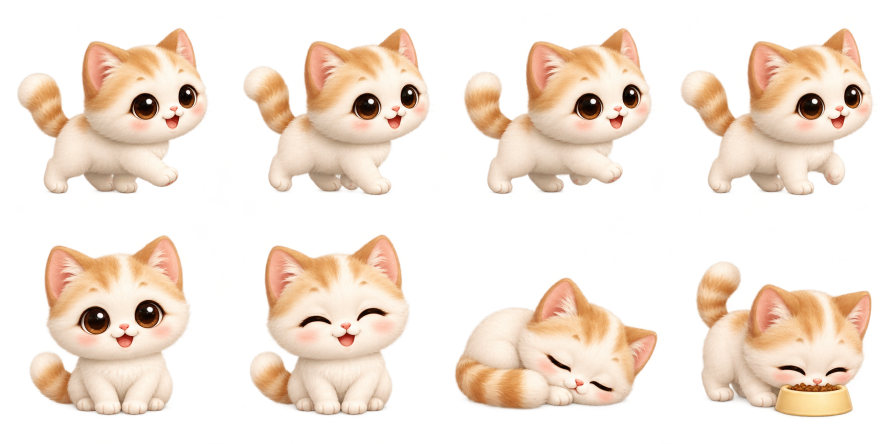
#> input picture assets/cat.png, 1774 x 887 px (shown at 1/2 size)
$ python -i render_cursor_reach_review.py   (imports and definitions only)
#> lines starting #> are read from the running program, lines starting #| are printed output that depends on the picture
#!/usr/bin/env python3
"""Review the production C++ pointer reach at its actual display size.

The source is the exact canonical frame4 rectangle, cleaned with the same
alpha threshold as LoadAtlasResource. Pillow transports premultiplied pixels
and composites the contact boards. This is a portable diagnostic rendering,
not a Windows desktop recording or a substitute for visual art approval.
"""
from pathlib import Path
import argparse
import ctypes
import hashlib
import json
import math
import subprocess

from PIL import Image, ImageDraw

ROOT = Path(__file__).resolve().parents[1]
SOURCE_RECT = (56, 468, 385, 834)
SOURCE_SIZE = (151, 168)
MOMENTS = (0, 280, 520, 700, 1000, 1300, 1550)
COATS = (('Cream', 'assets/cat.png'), ('Tuxedo', 'assets/styled-sprites/c8-r101.png'), ('OddEye', 'assets/styled-sprites/c10-r101.png'))
KINDS = ('Tiptoe', 'BothPaws')


def canonical_crop(path):
#> called with path = '../assets/cat.png'
    source = Image.open(path).convert('RGBA').crop(SOURCE_RECT)
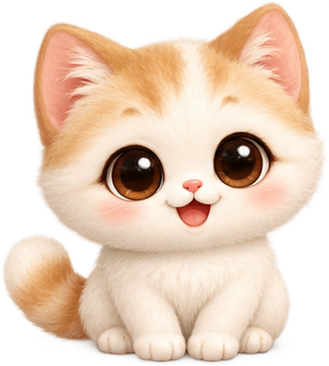
#> source: PIL image 329x366 RGBA; mean R, G, B, A 182.8, 156.4, 129.7, 175.9; transparent parts drawn white
    raw = bytearray(source.tobytes())
    for index in range(0, len(raw), 4):
        if raw[index + 3] <= 16:
            raw[index:index + 4] = b'\0\0\0\0'
#> this loop made 120414 passes
#> index on passes 2 to 4: 4, 8, 12
    source = Image.frombytes('RGBA', source.size, bytes(raw))
    # Resample premultiplied pixels to avoid transparent RGB fringe halos.
    return source.convert('RGBa').resize(SOURCE_SIZE, Image.Resampling.LANCZOS)
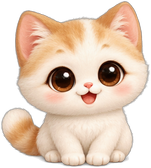
#> returned value: PIL image 151x168 RGBa; mean R, G, B, A 155.3, 132.3, 113.6, 175.8; transparent parts drawn white


# [136 lines left out: function main, not called in this run]


# [2 lines not run here, left out]

>>> result = canonical_crop('../assets/cat.png')

$ run again, on assets/companion-poses.png
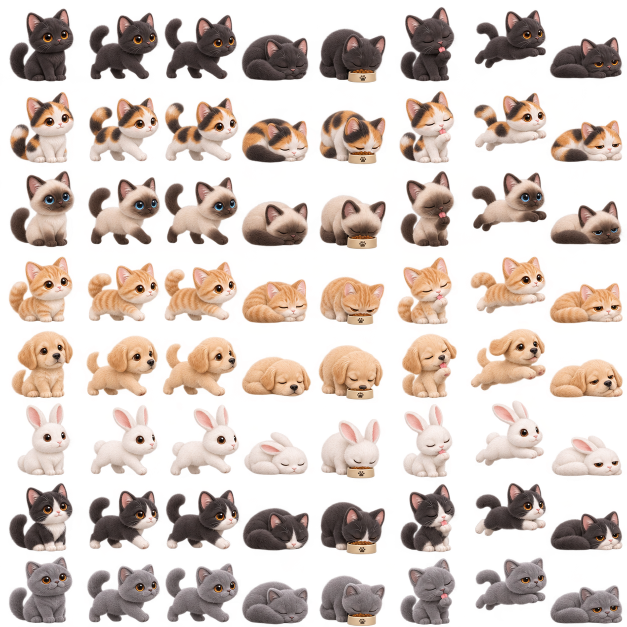
#> input picture assets/companion-poses.png, 1254 x 1254 px (shown at 1/2 size)
#> in canonical_crop, `source = Image.open(path).convert('RGBA').crop(SOURCE_RECT)`:
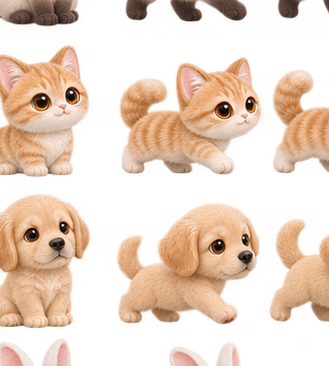
#> source: PIL image 329x366 RGBA; mean R, G, B, A 213.7, 172.9, 142.5, 115.4; transparent parts drawn white
#> the loop in canonical_crop, `for index in range(0, len(raw), 4):` made 120414 passes
#> index on passes 2 to 4: 4, 8, 12
#> in canonical_crop, `return source.convert('RGBa').resize(SOURCE_SIZE, Image.Resampling.LAN..`:
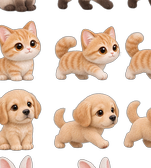
#> returned value: PIL image 151x168 RGBa; mean R, G, B, A 94.6, 74.9, 59.8, 114.9; transparent parts drawn white
